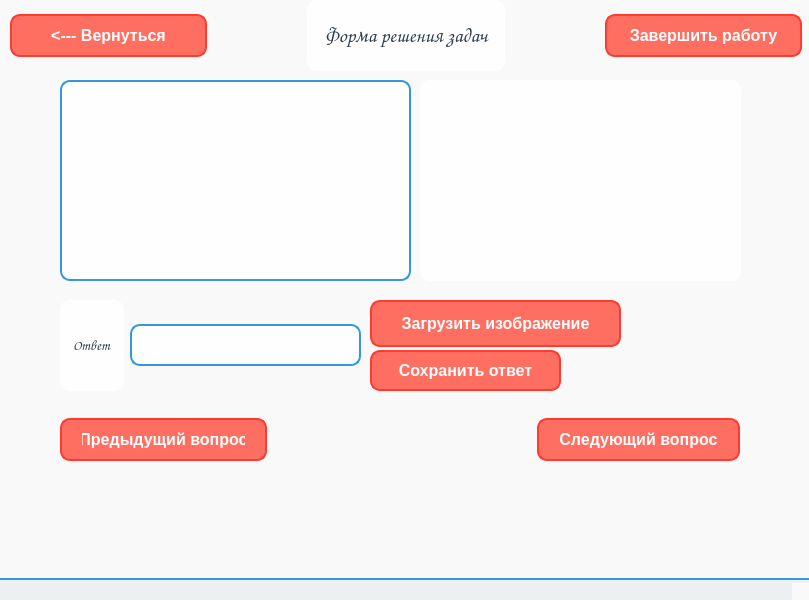
<?xml version="1.0" encoding="UTF-8"?>
<ui version="4.0">
 <class>MainWindow</class>
 <widget class="QMainWindow" name="MainWindow">
  <property name="geometry">
   <rect>
    <x>0</x>
    <y>0</y>
    <width>809</width>
    <height>600</height>
   </rect>
  </property>
  <property name="windowTitle">
   <string>MainWindow</string>
  </property>
  <property name="toolTipDuration">
   <number>-2</number>
  </property>
  <property name="styleSheet">
   <string notr="true">/* General Settings */
QWidget {
    font-family: &quot;Comic Sans MS&quot;; /* Fun and playful font */
    font-size: 14px;
    color: #2c3e50; /* Dark blue for text */
    background-color: #f9f9f9; /* Light gray background */
}

/* Background Images for Different Pages */
QWidget#mathPage {
    background-image: url(:/backgrounds/math_background.png); /* Math-themed background */
    background-position: center;
    background-repeat: no-repeat;
    background-size: cover;
}

QWidget#sciencePage {
    background-image: url(:/backgrounds/science_background.png); /* Science-themed background */
    background-position: center;
    background-repeat: no-repeat;
    background-size: cover;
}

QWidget#literaturePage {
    background-image: url(:/backgrounds/literature_background.png); /* Literature-themed background */
    background-position: center;
    background-repeat: no-repeat;
    background-size: cover;
}

QWidget#historyPage {
    background-image: url(:/backgrounds/history_background.png); /* History-themed background */
    background-position: center;
    background-repeat: no-repeat;
    background-size: cover;
}

/* Buttons */
QPushButton {
    background-color: #ff6f61; /* Coral */
    color: white;
    border: 2px solid #ff3b2f; /* Darker coral */
    border-radius: 10px;
    padding: 10px 20px;
    font-weight: bold;
    font-size: 16px;
}

QPushButton:hover {
    background-color: #ff3b2f; /* Darker coral on hover */
}

QPushButton:pressed {
    background-color: #ff1a1a; /* Even darker coral when pressed */
}

QPushButton:disabled {
    background-color: #bdc3c7; /* Gray */
    color: #7f8c8d; /* Light gray text */
    border: 2px solid #95a5a6;
}

/* Line Edits */
QLineEdit {
    background-color: rgba(255, 255, 255, 0.9); /* Semi-transparent white */
    border: 2px solid #3498db; /* Blue border */
    border-radius: 10px;
    padding: 10px;
    font-size: 14px;
}

QLineEdit:focus {
    border: 2px solid #ff6f61; /* Coral border when focused */
}

/* Labels */
QLabel {
    color: #2c3e50; /* Dark blue */
    font-size: 14px;
    background-color: rgba(255, 255, 255, 0.8); /* Semi-transparent white */
    border-radius: 10px;
    padding: 10px;
}

QLabel#titleLabel {
    font-size: 24px;
    font-weight: bold;
    color: #3498db; /* Blue for titles */
    background-color: transparent; /* No background for titles */
}

/* Combo Boxes */
QComboBox {
    background-color: rgba(255, 255, 255, 0.9); /* Semi-transparent white */
    border: 2px solid #3498db; /* Blue border */
    border-radius: 10px;
    padding: 10px;
    font-size: 14px;
}

QComboBox::drop-down {
    subcontrol-origin: padding;
    subcontrol-position: top right;
    width: 30px;
    border-left: 2px solid #3498db;
}

QComboBox::down-arrow {
    image: url(:/icons/down_arrow.png); /* Replace with your icon */
}

QComboBox QAbstractItemView {
    background-color: white;
    border: 2px solid #3498db;
    selection-background-color: #ff6f61; /* Coral for selected item */
    selection-color: white;
}

/* Check Boxes */
QCheckBox {
    color: #2c3e50;
    background-color: rgba(255, 255, 255, 0.8); /* Semi-transparent white */
    border-radius: 10px;
    padding: 10px;
}

QCheckBox::indicator {
    width: 20px;
    height: 20px;
}

QCheckBox::indicator:checked {
    image: url(:/icons/checked.png); /* Replace with your icon */
}

QCheckBox::indicator:unchecked {
    image: url(:/icons/unchecked.png); /* Replace with your icon */
}

/* Radio Buttons */
QRadioButton {
    color: #2c3e50;
    background-color: rgba(255, 255, 255, 0.8); /* Semi-transparent white */
    border-radius: 10px;
    padding: 10px;
}

QRadioButton::indicator {
    width: 20px;
    height: 20px;
}

QRadioButton::indicator:checked {
    image: url(:/icons/radio_checked.png); /* Replace with your icon */
}

QRadioButton::indicator:unchecked {
    image: url(:/icons/radio_unchecked.png); /* Replace with your icon */
}

/* Progress Bars */
QProgressBar {
    background-color: #bdc3c7;
    border: 2px solid #95a5a6;
    border-radius: 10px;
    text-align: center;
    color: #2c3e50;
}

QProgressBar::chunk {
    background-color: #ff6f61; /* Coral */
    border-radius: 10px;
}

/* Spin Boxes */
QSpinBox {
    background-color: rgba(255, 255, 255, 0.9); /* Semi-transparent white */
    border: 2px solid #3498db; /* Blue border */
    border-radius: 10px;
    padding: 10px;
    font-size: 14px;
}

QSpinBox::up-button, QSpinBox::down-button {
    subcontrol-origin: border;
    subcontrol-position: top right;
    width: 30px;
    border-left: 2px solid #3498db;
}

QSpinBox::up-arrow {
    image: url(:/icons/up_arrow.png); /* Replace with your icon */
}

QSpinBox::down-arrow {
    image: url(:/icons/down_arrow.png); /* Replace with your icon */
}

/* Group Boxes */
QGroupBox {
    border: 2px solid #3498db; /* Blue border */
    border-radius: 10px;
    margin-top: 10px;
    padding-top: 15px;
    font-weight: bold;
    color: #3498db; /* Blue for group box titles */
    background-color: rgba(255, 255, 255, 0.8); /* Semi-transparent white */
}

QGroupBox::title {
    subcontrol-origin: margin;
    subcontrol-position: top left;
    padding: 0 10px;
}

/* Tabs */
QTabWidget::pane {
    border: 2px solid #3498db; /* Blue border */
    border-radius: 10px;
    padding: 10px;
    background-color: rgba(255, 255, 255, 0.9); /* Semi-transparent white */
}

QTabBar::tab {
    background-color: #ecf0f1;
    border: 2px solid #3498db;
    border-bottom: none;
    padding: 10px 20px;
    border-top-left-radius: 10px;
    border-top-right-radius: 10px;
    font-size: 14px;
}

QTabBar::tab:selected {
    background-color: white;
    border-bottom: 2px solid white;
}

QTabBar::tab:hover {
    background-color: #ff6f61; /* Coral on hover */
    color: white;
}

/* Scroll Bars */
QScrollBar:horizontal, QScrollBar:vertical {
    background-color: #ecf0f1;
    border-radius: 10px;
}

QScrollBar::handle:horizontal, QScrollBar::handle:vertical {
    background-color: #ff6f61; /* Coral */
    border-radius: 10px;
}

QScrollBar::add-line, QScrollBar::sub-line {
    background: none;
}

/* Tool Tips */
QToolTip {
    background-color: #ff6f61; /* Coral */
    color: white;
    border: 2px solid #ff3b2f;
    padding: 10px;
    border-radius: 10px;
}

/* Menus */
QMenuBar {
    background-color: #ecf0f1;
    color: #2c3e50;
}

QMenuBar::item {
    padding: 10px 20px;
}

QMenuBar::item:selected {
    background-color: #ff6f61; /* Coral */
    color: white;
}

QMenu {
    background-color: white;
    border: 2px solid #3498db;
    padding: 10px;
}

QMenu::item {
    padding: 10px 20px;
}

QMenu::item:selected {
    background-color: #ff6f61; /* Coral */
    color: white;
}

/* Tables */
QTableView {
    background-color: white;
    border: 2px solid #3498db;
    border-radius: 10px;
}

QTableView::item {
    padding: 10px;
}

QTableView::item:selected {
    background-color: #ff6f61; /* Coral */
    color: white;
}

/* Text Edit */
QTextEdit {
    background-color: rgba(255, 255, 255, 0.9); /* Semi-transparent white */
    border: 2px solid #3498db;
    border-radius: 10px;
    padding: 10px;
}

QTextEdit:focus {
    border: 2px solid #ff6f61; /* Coral */
}

/* Status Bar */
QStatusBar {
    background-color: #ecf0f1;
    border-top: 2px solid #3498db;
    padding: 10px;
}

/* Tool Bars */
QToolBar {
    background-color: #ecf0f1;
    border-bottom: 2px solid #3498db;
    padding: 10px;
}

QToolBar::separator {
    background-color: #3498db;
    width: 2px;
    margin: 10px;
}</string>
  </property>
  <widget class="QWidget" name="centralwidget">
   <widget class="QTextBrowser" name="qwestionText">
    <property name="enabled">
     <bool>false</bool>
    </property>
    <property name="geometry">
     <rect>
      <x>60</x>
      <y>80</y>
      <width>351</width>
      <height>201</height>
     </rect>
    </property>
    <property name="styleSheet">
     <string notr="true"/>
    </property>
   </widget>
   <widget class="QWidget" name="horizontalLayoutWidget">
    <property name="geometry">
     <rect>
      <x>60</x>
      <y>300</y>
      <width>301</width>
      <height>91</height>
     </rect>
    </property>
    <layout class="QHBoxLayout" name="horizontalLayout">
     <item>
      <widget class="QLabel" name="label_2">
       <property name="font">
        <font>
         <family>Comic Sans MS</family>
         <pointsize>-1</pointsize>
        </font>
       </property>
       <property name="styleSheet">
        <string notr="true">font-size: 14px;</string>
       </property>
       <property name="text">
        <string>Ответ</string>
       </property>
      </widget>
     </item>
     <item>
      <widget class="QLineEdit" name="answerEdit">
       <property name="styleSheet">
        <string notr="true"/>
       </property>
      </widget>
     </item>
    </layout>
   </widget>
   <widget class="QPushButton" name="saveButton">
    <property name="geometry">
     <rect>
      <x>370</x>
      <y>350</y>
      <width>191</width>
      <height>41</height>
     </rect>
    </property>
    <property name="styleSheet">
     <string notr="true"/>
    </property>
    <property name="text">
     <string>Сохранить ответ</string>
    </property>
   </widget>
   <widget class="QWidget" name="horizontalLayoutWidget_2">
    <property name="geometry">
     <rect>
      <x>60</x>
      <y>400</y>
      <width>680</width>
      <height>80</height>
     </rect>
    </property>
    <layout class="QHBoxLayout" name="horizontalLayout_2">
     <property name="spacing">
      <number>270</number>
     </property>
     <property name="rightMargin">
      <number>0</number>
     </property>
     <item>
      <widget class="QPushButton" name="previewButton">
       <property name="styleSheet">
        <string notr="true"/>
       </property>
       <property name="text">
        <string>Предыдущий вопрос</string>
       </property>
      </widget>
     </item>
     <item>
      <widget class="QPushButton" name="nextButton">
       <property name="styleSheet">
        <string notr="true"/>
       </property>
       <property name="text">
        <string>Следующий вопрос</string>
       </property>
      </widget>
     </item>
    </layout>
   </widget>
   <widget class="QWidget" name="horizontalLayoutWidget_3">
    <property name="geometry">
     <rect>
      <x>10</x>
      <y>0</y>
      <width>792</width>
      <height>71</height>
     </rect>
    </property>
    <layout class="QHBoxLayout" name="horizontalLayout_3">
     <property name="spacing">
      <number>100</number>
     </property>
     <item>
      <widget class="QPushButton" name="pushButton">
       <property name="styleSheet">
        <string notr="true"/>
       </property>
       <property name="text">
        <string>&lt;--- Вернуться</string>
       </property>
      </widget>
     </item>
     <item>
      <widget class="QLabel" name="label">
       <property name="font">
        <font>
         <family>Comic Sans MS</family>
         <pointsize>-1</pointsize>
        </font>
       </property>
       <property name="autoFillBackground">
        <bool>false</bool>
       </property>
       <property name="styleSheet">
        <string notr="true">font-size: 20px;</string>
       </property>
       <property name="text">
        <string>Форма решения задач</string>
       </property>
       <property name="alignment">
        <set>Qt::AlignCenter</set>
       </property>
      </widget>
     </item>
     <item>
      <widget class="QPushButton" name="endButton">
       <property name="styleSheet">
        <string notr="true"/>
       </property>
       <property name="text">
        <string>Завершить работу</string>
       </property>
      </widget>
     </item>
    </layout>
   </widget>
   <widget class="QLabel" name="label_3">
    <property name="geometry">
     <rect>
      <x>420</x>
      <y>80</y>
      <width>321</width>
      <height>201</height>
     </rect>
    </property>
    <property name="text">
     <string/>
    </property>
   </widget>
   <widget class="QPushButton" name="btn">
    <property name="geometry">
     <rect>
      <x>370</x>
      <y>300</y>
      <width>251</width>
      <height>47</height>
     </rect>
    </property>
    <property name="styleSheet">
     <string>0</string>
    </property>
    <property name="text">
     <string>Загрузить изображение</string>
    </property>
   </widget>
  </widget>
  <widget class="QStatusBar" name="statusbar"/>
 </widget>
 <resources/>
 <connections/>
</ui>
